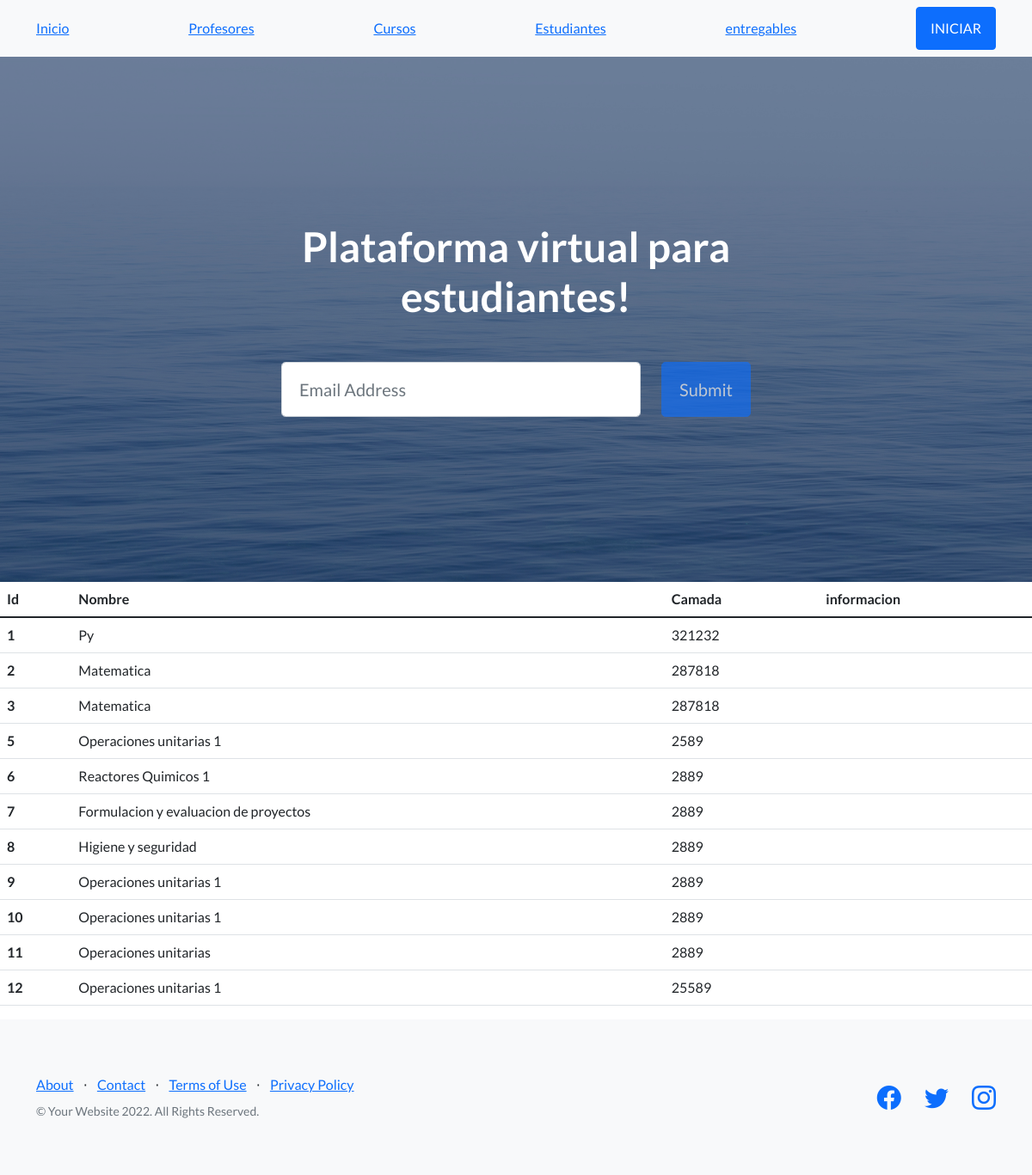
The page /app_coder/cursos on the database its author committed.
### app_coder/models.py (models this page shows)
class Curso(models.Model):
    nombre = models.CharField(max_length=40)
    camada = models.IntegerField()

### app_coder/views.py (the view)
# urls.py: path("cursos" , views.cursos , name="Cursos"),
def cursos(request):
    cursos= Curso.objects.all()
    dicc = {"cursos" : cursos}
    plantilla = loader.get_template("cursos.html")
    documento = plantilla.render(dicc)
    return HttpResponse(documento)

### app_coder/templates/cursos.html
{% extends "padre.html" %}
{% load static %}
{% block contenido %}
<table class="table">
        <thead>
          <tr>
            <th scope="col">Id</th>
            <th scope="col">Nombre</th>
            <th scope="col">Camada</th>
            <th scope="col">informacion</th>
          </tr>
        </thead>
        <tbody>
            {%for n in cursos %}
            <tr>
                <th scope="row">{{n.id}}</th>
                <td>{{n.nombre}}</td>
                <td>{{n.camada}}</td>
                <td>{{n.informacion}}</td>
            </tr>
            {% endfor %}
        </tbody>
      </table>
{% endblock %}

### app_coder/templates/padre.html (shortened to what this page needs)
<!DOCTYPE html>
<html lang="en">
    <head>
      {% load static %}
        <link href="https://cdn.jsdelivr.net/npm/bootstrap-icons@1.5.0/font/bootstrap-icons.css" rel="stylesheet" type="text/css" />
        <link href="{% static 'app_coder/css/styles.css' %}" rel="stylesheet" />
    </head>
    <body>
        <nav class="navbar navbar-light bg-light static-top">
            <div class="container">
                <a class="" href="{% url 'plantillas' %}">Inicio</a>
                <a class="" href="{% url 'profesores' %}">Profesores</a>
                <a class="" href="{% url 'Cursos' %}">Cursos</a>
                <a class="" href="{% url 'Estudiantes'  %}">Estudiantes</a>
                <a class="" href="{% url 'entregables'%}">entregables</a>
                <a class="btn btn-primary" href="#signup">INICIAR</a>
            </div>
        </nav>
        <header class="masthead">
            <div class="container position-relative">
                <div class="row justify-content-center">
                    <div class="col-xl-6">
                        <div class="text-center text-white">
                            <h1 class="mb-5">Plataforma virtual para estudiantes!</h1>
                            <form class="form-subscribe" id="contactForm" data-sb-form-api-token="API_TOKEN">
                                <div class="row">
                                    <div class="col">
                                        <input class="form-control form-control-lg" id="emailAddress" type="email" placeholder="Email Address" data-sb-validations="required,email" />
                                    </div>
                                    <div class="col-auto"><button class="btn btn-primary btn-lg disabled" id="submitButton" type="submit">Submit</button></div>
                                </div>
                            </form>
                        </div>
                    </div>
                </div>
            </div>
        </header>
        {%block contenido%}
        {% endblock %}
        <footer class="footer bg-light">
            <div class="container">
                <div class="row">
                    <div class="col-lg-6 h-100 text-center text-lg-start my-auto">
                        <ul class="list-inline mb-2">
                            <li class="list-inline-item"><a href="#!">About</a></li>
                            <li class="list-inline-item">⋅</li>
                            <li class="list-inline-item"><a href="#!">Contact</a></li>
                            <li class="list-inline-item">⋅</li>
                            <li class="list-inline-item"><a href="#!">Terms of Use</a></li>
                            <li class="list-inline-item">⋅</li>
                            <li class="list-inline-item"><a href="#!">Privacy Policy</a></li>
                        </ul>
                        <p class="text-muted small mb-4 mb-lg-0">&copy; Your Website 2022. All Rights Reserved.</p>
                    </div>
                    <div class="col-lg-6 h-100 text-center text-lg-end my-auto">
                        <ul class="list-inline mb-0">
                            <li class="list-inline-item me-4">
                                <a href="#!"><i class="bi-facebook fs-3"></i></a>
                            </li>
                            <li class="list-inline-item me-4">
                                <a href="#!"><i class="bi-twitter fs-3"></i></a>
                            </li>
                            <li class="list-inline-item">
                                <a href="#!"><i class="bi-instagram fs-3"></i></a>
                            </li>
                        </ul>
                    </div>
                </div>
            </div>
        </footer>
    </body>
</html>

### rows shown on the page
Curso: id "1", nombre "Py", camada "321232"
Curso: id "2", nombre "Matematica", camada "287818"
Curso: id "3", nombre "Matematica", camada "287818"
Curso: id "5", nombre "Operaciones unitarias 1", camada "2589"
Curso: id "6", nombre "Reactores Quimicos 1", camada "2889"
Curso: id "7", nombre "Formulacion y evaluacion de proyectos", camada "2889"
Curso: id "8", nombre "Higiene y seguridad", camada "2889"
Curso: id "9", nombre "Operaciones unitarias 1", camada "2889"
Curso: id "10", nombre "Operaciones unitarias 1", camada "2889"
Curso: id "11", nombre "Operaciones unitarias", camada "2889"
Curso: id "12", nombre "Operaciones unitarias 1", camada "25589"
